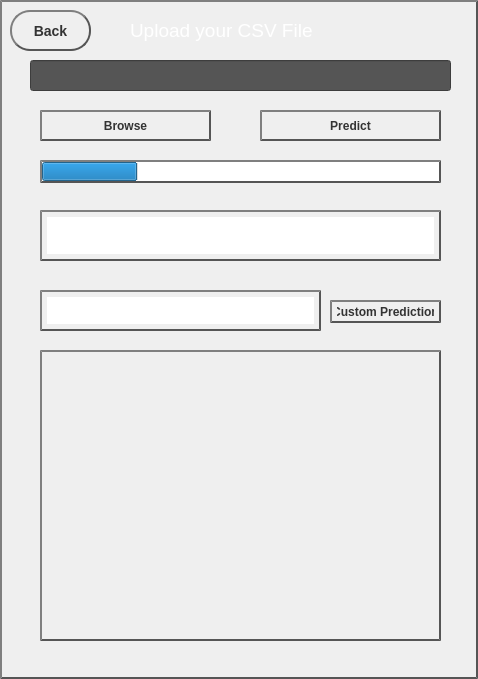
<?xml version="1.0" encoding="UTF-8"?>
<ui version="4.0">
 <class>Dialog</class>
 <widget class="QDialog" name="Dialog">
  <property name="geometry">
   <rect>
    <x>0</x>
    <y>0</y>
    <width>478</width>
    <height>679</height>
   </rect>
  </property>
  <property name="windowTitle">
   <string>Dialog</string>
  </property>
  <property name="styleSheet">
   <string notr="true">QDialog {
    color: #333;
    border: 2px solid #555;
    
    border-style: outset;
    background: qradialgradient(
        cx: 0.3, cy: -0.4, fx: 0.3, fy: -0.4,
        radius: 3.5, stop: 0 #0000ff, stop: 1 #ff6347
        );
    padding: 5px;
	
    }
</string>
  </property>
  <widget class="QLineEdit" name="filename">
   <property name="geometry">
    <rect>
     <x>30</x>
     <y>60</y>
     <width>421</width>
     <height>31</height>
    </rect>
   </property>
   <property name="styleSheet">
    <string notr="true">color: #8ea3c1;
background:#555;</string>
   </property>
  </widget>
  <widget class="QPushButton" name="browsebutton">
   <property name="geometry">
    <rect>
     <x>40</x>
     <y>110</y>
     <width>171</width>
     <height>31</height>
    </rect>
   </property>
   <property name="styleSheet">
    <string notr="true">QPushButton {
    color: #333;
    border: 2px solid #555;
    border-radius: 20px;
    border-style: outset;
    background: qradialgradient(
        cx: 0.3, cy: -0.4, fx: 0.3, fy: -0.4,
        radius: 2.5, stop: 0 #ff6347, stop: 1 #0000ff
        );
    padding: 5px;
	font-family: &quot;Times New Roman&quot;, Times, serif;
	font-weight: bold;
	font-size: 12px;
	p.color:#8effff;
    }

QPushButton:hover {
    background: qradialgradient(
        cx: 0.3, cy: -0.4, fx: 0.3, fy: -0.4,
        radius: 1.35, stop: 0 #5100ff, stop: 1#ff0018
        );
	color:#8effff;

    }
QPushButton:hover h4{
	color:#8effff;;
}

QPushButton:pressed {
    border-style: inset;
    background: qradialgradient(
        cx: 0.3, cy: -0.4, fx: 0.3, fy: -0.4,
        radius: 2.5, stop: 0 #5100ff, stop: 1#ff0018
        );
    }</string>
   </property>
   <property name="text">
    <string>Browse</string>
   </property>
  </widget>
  <widget class="QLabel" name="label">
   <property name="geometry">
    <rect>
     <x>130</x>
     <y>10</y>
     <width>221</width>
     <height>41</height>
    </rect>
   </property>
   <property name="styleSheet">
    <string notr="true">color: rgb(255, 255, 255);
font-size:14pt;</string>
   </property>
   <property name="text">
    <string>Upload your CSV File</string>
   </property>
  </widget>
  <widget class="QPushButton" name="predictButton">
   <property name="geometry">
    <rect>
     <x>260</x>
     <y>110</y>
     <width>181</width>
     <height>31</height>
    </rect>
   </property>
   <property name="styleSheet">
    <string notr="true">QPushButton {
    color: #333;
    border: 2px solid #555;
    border-radius: 20px;
    border-style: outset;
    background: qradialgradient(
        cx: 0.3, cy: -0.4, fx: 0.3, fy: -0.4,
        radius: 2.5, stop: 0 #ff6347, stop: 1 #0000ff
        );
    padding: 5px;
	font-family: &quot;Times New Roman&quot;, Times, serif;
	font-weight: bold;
	font-size: 12px;
	p.color:#8effff;
    }

QPushButton:hover {
    background: qradialgradient(
        cx: 0.3, cy: -0.4, fx: 0.3, fy: -0.4,
        radius: 1.35, stop: 0 #5100ff, stop: 1#ff0018
        );
	color:#8effff;
    }
QPushButton:hover h4{
	color:#8effff;;
}

QPushButton:pressed {
    border-style: inset;
    background: qradialgradient(
        cx: 0.3, cy: -0.4, fx: 0.3, fy: -0.4,
        radius: 2.5, stop: 0 #5100ff, stop: 1#ff0018
        );
    }</string>
   </property>
   <property name="text">
    <string>Predict</string>
   </property>
  </widget>
  <widget class="QTextBrowser" name="scores">
   <property name="geometry">
    <rect>
     <x>40</x>
     <y>210</y>
     <width>401</width>
     <height>51</height>
    </rect>
   </property>
   <property name="styleSheet">
    <string notr="true">QTextBrowser{
    color: #fff;
    border: 2px solid #555;
    border-style: outset;
    background: qradialgradient(
        cx: 0.3, cy: -0.4, fx: 0.3, fy: -0.4,
        radius: 4.5, stop: 0 #111, stop: 1 #fff
        );
    padding: 5px;
	font-family: &quot;Times New Roman&quot;, Times, serif;
	font-weight: bold;
	font-size: 12px;
	p.color:#8effff;
    }
</string>
   </property>
  </widget>
  <widget class="QProgressBar" name="progressBar">
   <property name="geometry">
    <rect>
     <x>40</x>
     <y>160</y>
     <width>401</width>
     <height>23</height>
    </rect>
   </property>
   <property name="styleSheet">
    <string notr="true">QProgressBar{
    color: #fff;
    border: 2px solid #555;
    border-style: outset;
    background: qradialgradient(
        cx: 0.3, cy: -0.4, fx: 0.3, fy: -0.4,
        radius: 4.5, stop: 0 #111, stop: 1 #fff
        );
    
	font-family: &quot;Times New Roman&quot;, Times, serif;
	font-weight: bold;
	font-size: 12px;
	
	text-align: centre;
	vertical-align:middle;
    }
</string>
   </property>
   <property name="value">
    <number>24</number>
   </property>
  </widget>
  <widget class="QScrollArea" name="scrollArea">
   <property name="geometry">
    <rect>
     <x>40</x>
     <y>350</y>
     <width>401</width>
     <height>291</height>
    </rect>
   </property>
   <property name="styleSheet">
    <string notr="true">QScrollArea{
    color: #fff;
    border: 2px solid #555;
    border-style: outset;
    background: qradialgradient(
        cx: 0.3, cy: -0.4, fx: 0.3, fy: -0.4,
        radius: 4.5, stop: 0 #111, stop: 1 #fff
        );
    padding: 5px;
	font-family: &quot;Times New Roman&quot;, Times, serif;
	font-weight: bold;
	font-size: 12px;
	p.color:#8effff;
    }
</string>
   </property>
   <property name="widgetResizable">
    <bool>true</bool>
   </property>
   <widget class="QWidget" name="scrollAreaWidgetContents">
    <property name="geometry">
     <rect>
      <x>0</x>
      <y>0</y>
      <width>387</width>
      <height>277</height>
     </rect>
    </property>
   </widget>
  </widget>
  <widget class="QPushButton" name="custompredict">
   <property name="geometry">
    <rect>
     <x>330</x>
     <y>300</y>
     <width>111</width>
     <height>23</height>
    </rect>
   </property>
   <property name="styleSheet">
    <string notr="true">QPushButton {
    color: #333;
    border: 2px solid #555;
    border-radius: 20px;
    border-style: outset;
    background: qradialgradient(
        cx: 0.3, cy: -0.4, fx: 0.3, fy: -0.4,
        radius: 2.5, stop: 0 #ff6347, stop: 1 #0000ff
        );
    padding: 5px;
	font-family: &quot;Times New Roman&quot;, Times, serif;
	font-weight: bold;
	font-size: 12px;
	p.color:#8effff;
    }

QPushButton:hover {
    background: qradialgradient(
        cx: 0.3, cy: -0.4, fx: 0.3, fy: -0.4,
        radius: 1.35, stop: 0 #5100ff, stop: 1#ff0018
        );
	color:#8effff;
    }
QPushButton:hover h4{
	color:#8effff;;
}

QPushButton:pressed {
    border-style: inset;
    background: qradialgradient(
        cx: 0.3, cy: -0.4, fx: 0.3, fy: -0.4,
        radius: 2.5, stop: 0 #5100ff, stop: 1#ff0018
        );
    }</string>
   </property>
   <property name="text">
    <string>Custom Prediction</string>
   </property>
  </widget>
  <widget class="QTextEdit" name="predicttext">
   <property name="geometry">
    <rect>
     <x>40</x>
     <y>290</y>
     <width>281</width>
     <height>41</height>
    </rect>
   </property>
   <property name="styleSheet">
    <string notr="true">QTextEdit{
    color: #fff;
    border: 2px solid #555;
    border-style: outset;
    background: qradialgradient(
        cx: 0.3, cy: -0.4, fx: 0.3, fy: -0.4,
        radius: 4.5, stop: 0 #111, stop: 1 #fff
        );
    padding: 5px;
	font-family: &quot;Times New Roman&quot;, Times, serif;
	font-weight: bold;
	font-size: 12px;
	p.color:#8effff;
    }
</string>
   </property>
  </widget>
  <widget class="QPushButton" name="back">
   <property name="geometry">
    <rect>
     <x>10</x>
     <y>10</y>
     <width>81</width>
     <height>41</height>
    </rect>
   </property>
   <property name="styleSheet">
    <string notr="true">QPushButton {
    color: #333;
    border: 2px solid #555;
	font: 22pt &quot;MS Shell Dlg 2&quot;;
    border-radius: 20px;
    border-style: outset;
    background: qradialgradient(
        cx: 0.3, cy: -0.4, fx: 0.3, fy: -0.4,
        radius: 2.5, stop: 0 #ff6347, stop: 1 #0000ff
        );
    padding: 5px;
	font-family: &quot;Times New Roman&quot;, Times, serif;
	font-weight: bold;
	font-size: 14px;
	p.color:#8effff;
    }

QPushButton:hover {
    background: qradialgradient(
        cx: 0.3, cy: -0.4, fx: 0.3, fy: -0.4,
        radius: 1.35, stop: 0 #5100ff, stop: 1#ff0018
        );
	color:#8effff;

    }
QPushButton:hover h4{
	color:#8effff;;
}

QPushButton:pressed {
    border-style: inset;
    background: qradialgradient(
        cx: 0.3, cy: -0.4, fx: 0.3, fy: -0.4,
        radius: 2.5, stop: 0 #5100ff, stop: 1#ff0018
        );
    }</string>
   </property>
   <property name="text">
    <string>Back</string>
   </property>
  </widget>
 </widget>
 <resources>
  <include location="MLModelImageTest.qrc"/>
 </resources>
 <connections/>
</ui>
